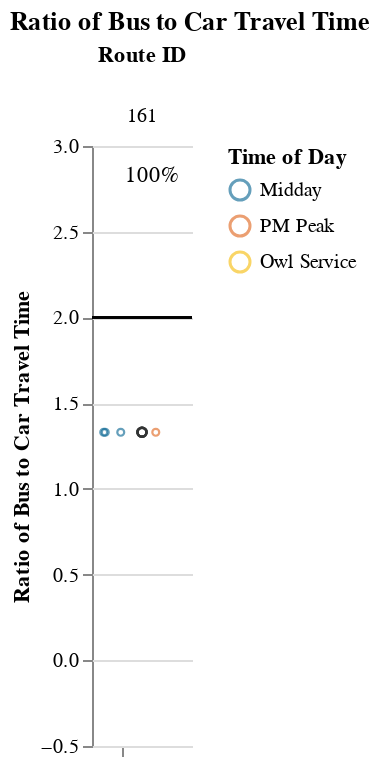
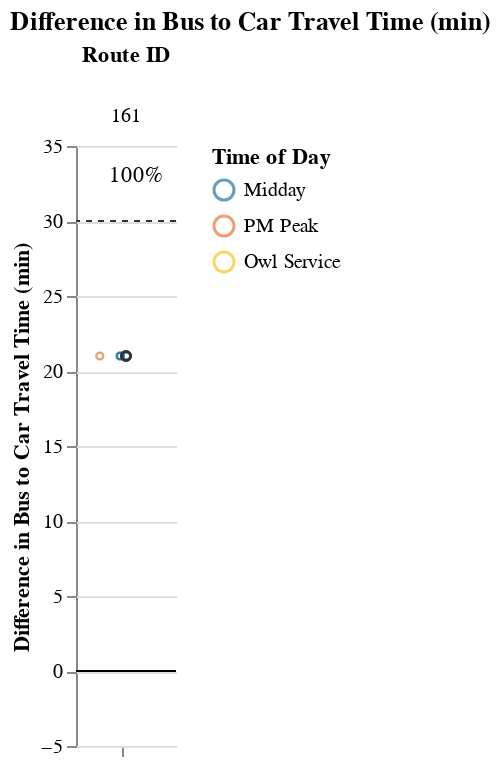

Notebook source saved alongside these figures, in order:
### Markdown cell above
### Medium Routes (1-1.5 hrs)

### Code cell
route_group = "medium"
try:
    display_charts_for_route_group(df, route_group)
except:
    print("No routes meet this criteria.")

### Figure 1 — Vega-Lite specification as saved in the notebook (floating-point values rounded to 4 significant figures)
{"config": {"view": {"continuousWidth": 400, "continuousHeight": 300, "stroke": null}, "facet": {"spacing": 0}}, "data": {"name": "data-47e762d7bd492c0944e687e82cffec01"}, "facet": {"column": {"field": "route_id", "sort": ["161"], "title": "Route ID", "type": "nominal"}}, "spec": {"layer": [{"mark": "rule", "encoding": {"color": {"value": "black"}, "y": {"field": "cutoff", "type": "quantitative"}}, "selection": {"selector003": {"type": "interval", "bind": "scales", "encodings": ["x", "y"]}}}, {"mark": {"type": "point", "opacity": 0.65, "size": 12, "strokeWidth": 1.1}, "encoding": {"color": {"field": "time_of_day", "scale": {"range": ["#136C97", "#E16B26", "#F6BF16", "#00896B", "#7790A3", "#5B559C"]}, "sort": ["AM Peak", "Midday", "PM Peak", "Owl Service"], "title": "Time of Day", "type": "nominal"}, "tooltip": [{"field": "route_id", "type": "nominal"}, {"field": "route_name", "type": "nominal"}, {"field": "trip_id", "type": "nominal"}, {"field": "service_hours", "type": "quantitative"}, {"field": "car_duration_hours", "type": "quantitative"}, {"field": "bus_multiplier", "type": "quantitative"}, {"field": "bus_difference", "type": "quantitative"}, {"field": "num_trips", "type": "quantitative"}, {"field": "num_competitive", "type": "quantitative"}, {"field": "pct_trips_competitive", "type": "quantitative"}, {"field": "p25", "type": "quantitative"}, {"field": "p50", "type": "quantitative"}, {"field": "p75", "type": "quantitative"}], "x": {"axis": {"grid": false, "labels": false, "ticks": true, "values": [0]}, "field": "jitter", "scale": {}, "title": null, "type": "quantitative"}, "y": {"field": "bus_multiplier", "scale": {"domain": [-0.25, 3.0]}, "title": "Ratio of Bus to Car Travel Time", "type": "quantitative"}}, "transform": [{"calculate": "sqrt(-2*log(random()))*cos(2*PI*random())", "as": "jitter"}], "width": 50}, {"layer": [{"mark": {"type": "point", "opacity": 0.6, "size": 20, "strokeWidth": 1.3}, "encoding": {"color": {"value": "#323434"}, "y": {"field": "bus_multiplier", "type": "quantitative"}}, "transform": [{"filter": "(datum.p50_trip === 1)"}]}, {"mark": {"type": "text", "align": "center", "baseline": "middle"}, "encoding": {"color": {"value": "black"}, "text": {"field": "pct_trips_competitive", "format": ".0%", "type": "quantitative"}, "tooltip": [{"field": "route_id", "type": "nominal"}, {"field": "route_name", "type": "nominal"}, {"field": "trip_id", "type": "nominal"}, {"field": "service_hours", "type": "quantitative"}, {"field": "car_duration_hours", "type": "quantitative"}, {"field": "bus_multiplier", "type": "quantitative"}, {"field": "bus_difference", "type": "quantitative"}, {"field": "num_trips", "type": "quantitative"}, {"field": "num_competitive", "type": "quantitative"}, {"field": "pct_trips_competitive", "type": "quantitative"}, {"field": "p25", "type": "quantitative"}, {"field": "p50", "type": "quantitative"}, {"field": "p75", "type": "quantitative"}], "x": {"value": 30}, "y": {"value": 15}}, "transform": [{"calculate": "sqrt(-2*log(random()))*cos(2*PI*random())", "as": "jitter"}, {"filter": "(datum.fastest_trip === 1)"}]}]}]}, "resolve": {"scale": {"y": "shared"}}, "title": "Ratio of Bus to Car Travel Time", "$schema": "https://vega.github.io/schema/vega-lite/v4.17.0.json", "datasets": {"data-47e762d7bd492c0944e687e82cffec01": [{"calitp_itp_id": 259, "trip_key": -2229308727064354117, "trip_id": "t_403_b_18260_tn_0", "shape_id": "p_2671", "route_id": "161", "service_hours": 1.42, "trip_first_departure_ts": 42600, "trip_last_arrival_ts": 47700, "departure_hour": 11, "time_of_day": "Midday", "p25": 1.42, "p50": 1.42, "p75": 1.42, "p50_trip": 1, "fastest_trip": 0, "car_duration_hours": 1.07, "competitive_route": 1, "bus_multiplier": 1.33, "bus_difference": 21.0, "num_trips": 6, "num_competitive": 6, "pct_trips_competitive": 1.0, "bus_difference_spread": 0.0, "route_group": "medium", "max_trip_hrs": 1.42, "max_trip_route_group": 1.42, "below_cutoff": 6, "pct_below_cutoff": 1.0, "name": "Redding Area Bus Authority", "caltrans_district": "02 - Redding", "drmt_organization_name": null, "route_name": "Burney Express", "cutoff2": 30, "cutoff": 2}, {"calitp_itp_id": 259, "trip_key": -8041318249298752963, "trip_id": "t_61140_b_18260_tn_0", "shape_id": "p_2671", "route_id": "161", "service_hours": 1.42, "trip_first_departure_ts": 57000, "trip_last_arrival_ts": 62100, "departure_hour": 15, "time_of_day": "Midday", "p25": 1.42, "p50": 1.42, "p75": 1.42, "p50_trip": 1, "fastest_trip": 0, "car_duration_hours": 1.07, "competitive_route": 1, "bus_multiplier": 1.33, "bus_difference": 21.0, "num_trips": 6, "num_competitive": 6, "pct_trips_competitive": 1.0, "bus_difference_spread": 0.0, "route_group": "medium", "max_trip_hrs": 1.42, "max_trip_route_group": 1.42, "below_cutoff": 6, "pct_below_cutoff": 1.0, "name": "Redding Area Bus Authority", "caltrans_district": "02 - Redding", "drmt_organization_name": null, "route_name": "Burney Express", "cutoff2": 30, "cutoff": 2}, {"calitp_itp_id": 259, "trip_key": 8339706932336928141, "trip_id": "t_402_b_18260_tn_0", "shape_id": "p_2671", "route_id": "161", "service_hours": 1.42, "trip_first_departure_ts": 21000, "trip_last_arrival_ts": 26100, "departure_hour": 5, "time_of_day": "Owl Service", "p25": 1.42, "p50": 1.42, "p75": 1.42, "p50_trip": 1, "fastest_trip": 0, "car_duration_hours": 1.07, "competitive_route": 1, "bus_multiplier": 1.33, "bus_difference": 21.0, "num_trips": 6, "num_competitive": 6, "pct_trips_competitive": 1.0, "bus_difference_spread": 0.0, "route_group": "medium", "max_trip_hrs": 1.42, "max_trip_route_group": 1.42, "below_cutoff": 6, "pct_below_cutoff": 1.0, "name": "Redding Area Bus Authority", "caltrans_district": "02 - Redding", "drmt_organization_name": null, "route_name": "Burney Express", "cutoff2": 30, "cutoff": 2}, {"calitp_itp_id": 259, "trip_key": -7269759713841782936, "trip_id": "t_404_b_18260_tn_0", "shape_id": "p_2639", "route_id": "161", "service_hours": 1.42, "trip_first_departure_ts": 37500, "trip_last_arrival_ts": 42600, "departure_hour": 10, "time_of_day": "Midday", "p25": 1.42, "p50": 1.42, "p75": 1.42, "p50_trip": 1, "fastest_trip": 0, "car_duration_hours": 1.07, "competitive_route": 1, "bus_multiplier": 1.33, "bus_difference": 21.0, "num_trips": 6, "num_competitive": 6, "pct_trips_competitive": 1.0, "bus_difference_spread": 0.0, "route_group": "medium", "max_trip_hrs": 1.42, "max_trip_route_group": 1.42, "below_cutoff": 6, "pct_below_cutoff": 1.0, "name": "Redding Area Bus Authority", "caltrans_district": "02 - Redding", "drmt_organization_name": null, "route_name": "Burney Express", "cutoff2": 30, "cutoff": 2}, {"calitp_itp_id": 259, "trip_key": -3064301069288639418, "trip_id": "t_405_b_18260_tn_0", "shape_id": "p_2639", "route_id": "161", "service_hours": 1.42, "trip_first_departure_ts": 63300, "trip_last_arrival_ts": 68400, "departure_hour": 17, "time_of_day": "PM Peak", "p25": 1.42, "p50": 1.42, "p75": 1.42, "p50_trip": 1, "fastest_trip": 1, "car_duration_hours": 1.07, "competitive_route": 1, "bus_multiplier": 1.33, "bus_difference": 21.0, "num_trips": 6, "num_competitive": 6, "pct_trips_competitive": 1.0, "bus_difference_spread": 0.0, "route_group": "medium", "max_trip_hrs": 1.42, "max_trip_route_group": 1.42, "below_cutoff": 6, "pct_below_cutoff": 1.0, "name": "Redding Area Bus Authority", "caltrans_district": "02 - Redding", "drmt_organization_name": null, "route_name": "Burney Express", "cutoff2": 30, "cutoff": 2}, {"calitp_itp_id": 259, "trip_key": 3354056122375624724, "trip_id": "t_53248_b_18260_tn_0", "shape_id": "p_2639", "route_id": "161", "service_hours": 1.42, "trip_first_departure_ts": 51900, "trip_last_arrival_ts": 57000, "departure_hour": 14, "time_of_day": "Midday", "p25": 1.42, "p50": 1.42, "p75": 1.42, "p50_trip": 1, "fastest_trip": 0, "car_duration_hours": 1.07, "competitive_route": 1, "bus_multiplier": 1.33, "bus_difference": 21.0, "num_trips": 6, "num_competitive": 6, "pct_trips_competitive": 1.0, "bus_difference_spread": 0.0, "route_group": "medium", "max_trip_hrs": 1.42, "max_trip_route_group": 1.42, "below_cutoff": 6, "pct_below_cutoff": 1.0, "name": "Redding Area Bus Authority", "caltrans_district": "02 - Redding", "drmt_organization_name": null, "route_name": "Burney Express", "cutoff2": 30, "cutoff": 2}]}}

### Figure 2 — Vega-Lite specification as saved in the notebook (floating-point values rounded to 4 significant figures)
{"config": {"view": {"continuousWidth": 400, "continuousHeight": 300, "stroke": null}, "facet": {"spacing": 0}}, "data": {"name": "data-9907ae45c557e701be1cd91f92777d1a"}, "facet": {"column": {"field": "route_id", "sort": ["161"], "title": "Route ID", "type": "nominal"}}, "spec": {"layer": [{"mark": "rule", "encoding": {"color": {"value": "black"}, "y": {"field": "cutoff", "type": "quantitative"}}, "selection": {"selector004": {"type": "interval", "bind": "scales", "encodings": ["x", "y"]}}}, {"mark": {"type": "rule", "strokeDash": [3, 3]}, "encoding": {"color": {"value": "#323434"}, "y": {"field": "cutoff2", "type": "quantitative"}}}, {"mark": {"type": "point", "opacity": 0.65, "size": 12, "strokeWidth": 1.1}, "encoding": {"color": {"field": "time_of_day", "scale": {"range": ["#136C97", "#E16B26", "#F6BF16", "#00896B", "#7790A3", "#5B559C"]}, "sort": ["AM Peak", "Midday", "PM Peak", "Owl Service"], "title": "Time of Day", "type": "nominal"}, "tooltip": [{"field": "route_id", "type": "nominal"}, {"field": "route_name", "type": "nominal"}, {"field": "trip_id", "type": "nominal"}, {"field": "service_hours", "type": "quantitative"}, {"field": "car_duration_hours", "type": "quantitative"}, {"field": "bus_multiplier", "type": "quantitative"}, {"field": "bus_difference", "type": "quantitative"}, {"field": "num_trips", "type": "quantitative"}, {"field": "num_competitive", "type": "quantitative"}, {"field": "pct_trips_competitive", "type": "quantitative"}, {"field": "p25", "type": "quantitative"}, {"field": "p50", "type": "quantitative"}, {"field": "p75", "type": "quantitative"}], "x": {"axis": {"grid": false, "labels": false, "ticks": true, "values": [0]}, "field": "jitter", "scale": {}, "title": null, "type": "quantitative"}, "y": {"field": "bus_difference", "scale": {"domain": [-5, 35.0]}, "title": "Difference in Bus to Car Travel Time (min)", "type": "quantitative"}}, "transform": [{"calculate": "sqrt(-2*log(random()))*cos(2*PI*random())", "as": "jitter"}], "width": 50}, {"layer": [{"mark": {"type": "point", "opacity": 0.6, "size": 20, "strokeWidth": 1.3}, "encoding": {"color": {"value": "#323434"}, "y": {"field": "bus_difference", "type": "quantitative"}}, "transform": [{"filter": "(datum.p50_trip === 1)"}]}, {"mark": {"type": "text", "align": "center", "baseline": "middle"}, "encoding": {"color": {"value": "black"}, "text": {"field": "pct_trips_competitive", "format": ".0%", "type": "quantitative"}, "tooltip": [{"field": "route_id", "type": "nominal"}, {"field": "route_name", "type": "nominal"}, {"field": "trip_id", "type": "nominal"}, {"field": "service_hours", "type": "quantitative"}, {"field": "car_duration_hours", "type": "quantitative"}, {"field": "bus_multiplier", "type": "quantitative"}, {"field": "bus_difference", "type": "quantitative"}, {"field": "num_trips", "type": "quantitative"}, {"field": "num_competitive", "type": "quantitative"}, {"field": "pct_trips_competitive", "type": "quantitative"}, {"field": "p25", "type": "quantitative"}, {"field": "p50", "type": "quantitative"}, {"field": "p75", "type": "quantitative"}], "x": {"value": 30}, "y": {"value": 15}}, "transform": [{"calculate": "sqrt(-2*log(random()))*cos(2*PI*random())", "as": "jitter"}, {"filter": "(datum.fastest_trip === 1)"}]}]}]}, "resolve": {"scale": {"y": "shared"}}, "title": "Difference in Bus to Car Travel Time (min)", "$schema": "https://vega.github.io/schema/vega-lite/v4.17.0.json", "datasets": {"data-9907ae45c557e701be1cd91f92777d1a": [{"calitp_itp_id": 259, "trip_key": -2229308727064354117, "trip_id": "t_403_b_18260_tn_0", "shape_id": "p_2671", "route_id": "161", "service_hours": 1.42, "trip_first_departure_ts": 42600, "trip_last_arrival_ts": 47700, "departure_hour": 11, "time_of_day": "Midday", "p25": 1.42, "p50": 1.42, "p75": 1.42, "p50_trip": 1, "fastest_trip": 0, "car_duration_hours": 1.07, "competitive_route": 1, "bus_multiplier": 1.33, "bus_difference": 21.0, "num_trips": 6, "num_competitive": 6, "pct_trips_competitive": 1.0, "bus_difference_spread": 0.0, "route_group": "medium", "max_trip_hrs": 1.42, "max_trip_route_group": 1.42, "below_cutoff": 6, "pct_below_cutoff": 1.0, "name": "Redding Area Bus Authority", "caltrans_district": "02 - Redding", "drmt_organization_name": null, "route_name": "Burney Express", "cutoff2": 30, "cutoff": 0}, {"calitp_itp_id": 259, "trip_key": -8041318249298752963, "trip_id": "t_61140_b_18260_tn_0", "shape_id": "p_2671", "route_id": "161", "service_hours": 1.42, "trip_first_departure_ts": 57000, "trip_last_arrival_ts": 62100, "departure_hour": 15, "time_of_day": "Midday", "p25": 1.42, "p50": 1.42, "p75": 1.42, "p50_trip": 1, "fastest_trip": 0, "car_duration_hours": 1.07, "competitive_route": 1, "bus_multiplier": 1.33, "bus_difference": 21.0, "num_trips": 6, "num_competitive": 6, "pct_trips_competitive": 1.0, "bus_difference_spread": 0.0, "route_group": "medium", "max_trip_hrs": 1.42, "max_trip_route_group": 1.42, "below_cutoff": 6, "pct_below_cutoff": 1.0, "name": "Redding Area Bus Authority", "caltrans_district": "02 - Redding", "drmt_organization_name": null, "route_name": "Burney Express", "cutoff2": 30, "cutoff": 0}, {"calitp_itp_id": 259, "trip_key": 8339706932336928141, "trip_id": "t_402_b_18260_tn_0", "shape_id": "p_2671", "route_id": "161", "service_hours": 1.42, "trip_first_departure_ts": 21000, "trip_last_arrival_ts": 26100, "departure_hour": 5, "time_of_day": "Owl Service", "p25": 1.42, "p50": 1.42, "p75": 1.42, "p50_trip": 1, "fastest_trip": 0, "car_duration_hours": 1.07, "competitive_route": 1, "bus_multiplier": 1.33, "bus_difference": 21.0, "num_trips": 6, "num_competitive": 6, "pct_trips_competitive": 1.0, "bus_difference_spread": 0.0, "route_group": "medium", "max_trip_hrs": 1.42, "max_trip_route_group": 1.42, "below_cutoff": 6, "pct_below_cutoff": 1.0, "name": "Redding Area Bus Authority", "caltrans_district": "02 - Redding", "drmt_organization_name": null, "route_name": "Burney Express", "cutoff2": 30, "cutoff": 0}, {"calitp_itp_id": 259, "trip_key": -7269759713841782936, "trip_id": "t_404_b_18260_tn_0", "shape_id": "p_2639", "route_id": "161", "service_hours": 1.42, "trip_first_departure_ts": 37500, "trip_last_arrival_ts": 42600, "departure_hour": 10, "time_of_day": "Midday", "p25": 1.42, "p50": 1.42, "p75": 1.42, "p50_trip": 1, "fastest_trip": 0, "car_duration_hours": 1.07, "competitive_route": 1, "bus_multiplier": 1.33, "bus_difference": 21.0, "num_trips": 6, "num_competitive": 6, "pct_trips_competitive": 1.0, "bus_difference_spread": 0.0, "route_group": "medium", "max_trip_hrs": 1.42, "max_trip_route_group": 1.42, "below_cutoff": 6, "pct_below_cutoff": 1.0, "name": "Redding Area Bus Authority", "caltrans_district": "02 - Redding", "drmt_organization_name": null, "route_name": "Burney Express", "cutoff2": 30, "cutoff": 0}, {"calitp_itp_id": 259, "trip_key": -3064301069288639418, "trip_id": "t_405_b_18260_tn_0", "shape_id": "p_2639", "route_id": "161", "service_hours": 1.42, "trip_first_departure_ts": 63300, "trip_last_arrival_ts": 68400, "departure_hour": 17, "time_of_day": "PM Peak", "p25": 1.42, "p50": 1.42, "p75": 1.42, "p50_trip": 1, "fastest_trip": 1, "car_duration_hours": 1.07, "competitive_route": 1, "bus_multiplier": 1.33, "bus_difference": 21.0, "num_trips": 6, "num_competitive": 6, "pct_trips_competitive": 1.0, "bus_difference_spread": 0.0, "route_group": "medium", "max_trip_hrs": 1.42, "max_trip_route_group": 1.42, "below_cutoff": 6, "pct_below_cutoff": 1.0, "name": "Redding Area Bus Authority", "caltrans_district": "02 - Redding", "drmt_organization_name": null, "route_name": "Burney Express", "cutoff2": 30, "cutoff": 0}, {"calitp_itp_id": 259, "trip_key": 3354056122375624724, "trip_id": "t_53248_b_18260_tn_0", "shape_id": "p_2639", "route_id": "161", "service_hours": 1.42, "trip_first_departure_ts": 51900, "trip_last_arrival_ts": 57000, "departure_hour": 14, "time_of_day": "Midday", "p25": 1.42, "p50": 1.42, "p75": 1.42, "p50_trip": 1, "fastest_trip": 0, "car_duration_hours": 1.07, "competitive_route": 1, "bus_multiplier": 1.33, "bus_difference": 21.0, "num_trips": 6, "num_competitive": 6, "pct_trips_competitive": 1.0, "bus_difference_spread": 0.0, "route_group": "medium", "max_trip_hrs": 1.42, "max_trip_route_group": 1.42, "below_cutoff": 6, "pct_below_cutoff": 1.0, "name": "Redding Area Bus Authority", "caltrans_district": "02 - Redding", "drmt_organization_name": null, "route_name": "Burney Express", "cutoff2": 30, "cutoff": 0}]}}
